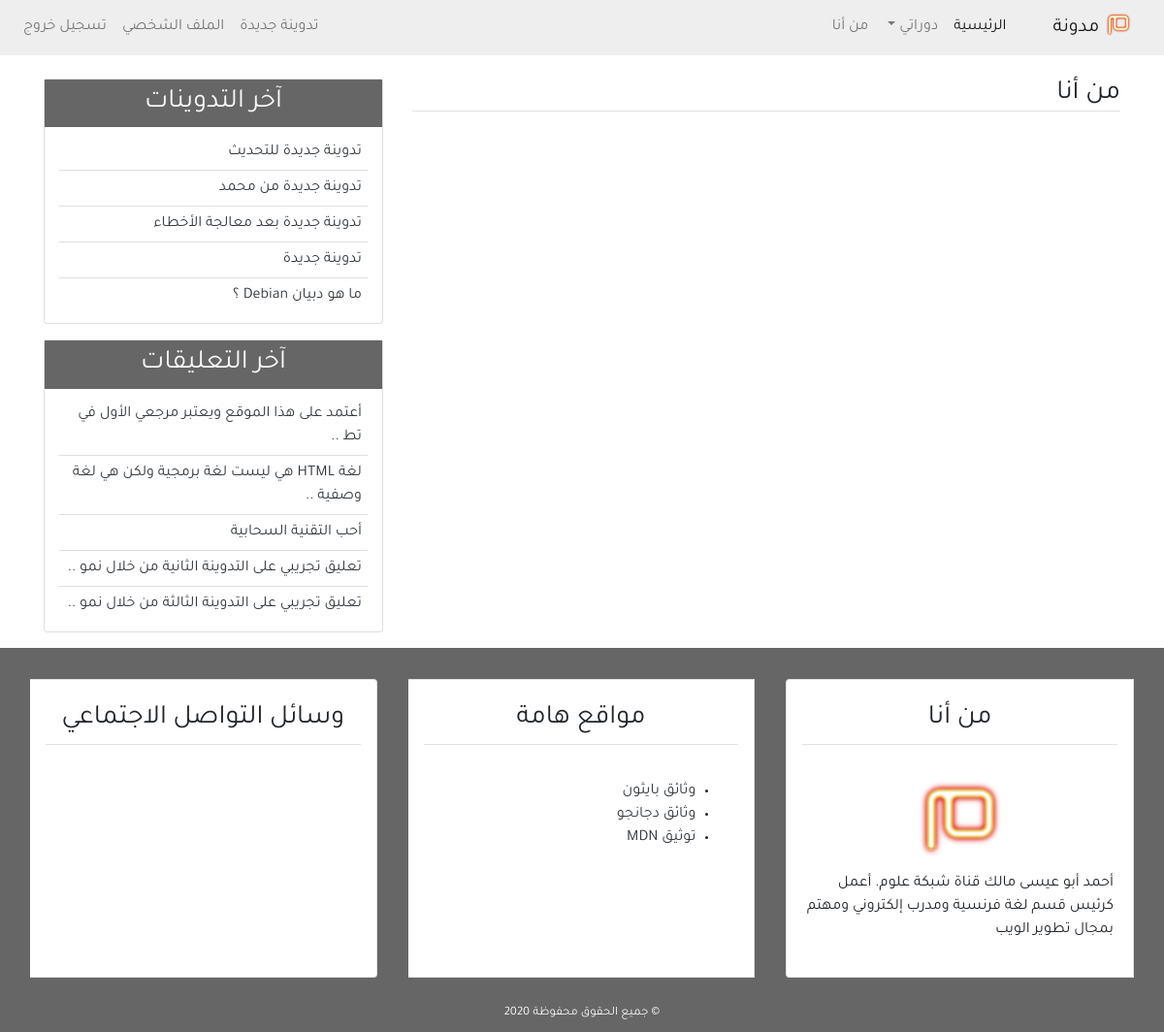
The page /about/ (signed in) on the database its author committed.
### blog/models.py (models this page shows, shortened)
class Post(models.Model):
    title = models.CharField(max_length=100)
    content = models.TextField()
    post_date = models.DateTimeField(default=timezone.now)
    post_update = models.DateTimeField(auto_now=True)
    author = models.ForeignKey(User, on_delete=models.CASCADE)
    class Meta:
        ordering = ('-post_date', )

class Comment(models.Model):
    name = models.CharField(max_length=50, verbose_name='الاسم')
    email = models.EmailField(verbose_name='البريد الإلكتروني')
    body = models.TextField(verbose_name='التعليق')
    comment_date = models.DateTimeField(auto_now_add=True)
    active = models.BooleanField(default=False)
    post = models.ForeignKey(
        Post, on_delete=models.CASCADE, related_name='comments')
    class Meta:
        ordering = ('-comment_date',)

### blog/views.py (the view)
# urls.py: path('about/', views.about, name='about'),
def about(request):
    return render(request, 'blog/about.html', {'title': 'من أنا'})

### blog/templatetags/post_tag.py (called while the page is built)
@register.inclusion_tag('blog/latest_posts.html')
def latest_posts():
    context = {
        'l_posts': Post.objects.all()[0:5],
    }
    return context

@register.inclusion_tag('blog/latest_comments.html')
def latest_comments():
    context = {
        'l_comments': Comment.objects.filter(active=True)[:5],
    }
    return context

### blog/templates/blog/about.html
{% extends 'blog/base.html' %}
{% block content %}
<h3 class="border-bottom">من أنا</h3>
{% endblock content %}

### blog/templates/blog/latest_posts.html
<ul class="list-group-flush latest-post">
    {% for post in l_posts %}
    <li class="list-group-item latest-post-item">
        <a class="text-dark" href="{% url 'detail' post.id %}">{{post.title}}</a>
    </li>
    {% empty %}
    <li class="list-group-item latest-post-item">لا يوجد تدوينات</li>
    {% endfor %}
</ul>

### blog/templates/blog/latest_comments.html
<ul class="list-group-flush latest-comment">
    {% for comment in l_comments %}
    <li class="list-group-item latest-comment-item">
        <a class="text-dark" href="{% url 'detail' comment.post.id %}">
            {% if comment.body|length > 40 %}
            {{comment.body|slice:'45'}} ..
            {% else %}
            {{comment.body}}
            {% endif %}
        </a>
    </li>
    {% empty %}
    <li class="list-group-item latest-comment-item">لا يوجد تعليقات</li>
    {% endfor %}
</ul>

### blog/static/blog/css/main.css (style rules this page uses)
html, body { direction: rtl; text-align: right; }
body { font-family: 'Tajawal', sans-serif; }
.latest-post, .latest-comment { padding: 0 15px; }
.latest-post .latest-post-item, .latest-comment .latest-comment-item { padding: 6px; }
.latest-post li:first-child, .latest-comment li:first-child { border-top: 0; }
.latest-post li:last-child, .latest-comment li:last-child { border-bottom: 0; padding-bottom: 0; }

### rows shown on the page
Post: title "تدوينة جديدة للتحديث"
Post: title "تدوينة جديدة من محمد"
Post: title "تدوينة جديدة بعد معالجة الأخطاء"
Post: title "تدوينة جديدة"
Post: title "ما هو دبيان Debian ؟"
Comment: body "أعتمد على هذا الموقع ويعتبر مرجعي الأول في تط"
Comment: body "لغة HTML هي ليست لغة برمجية ولكن هي لغة وصفية"
Comment: body "أحب التقنية السحابية"
Comment: body "تعليق تجريبي على التدوينة الثانية من خلال نمو"
Comment: body "تعليق تجريبي على التدوينة الثالثة من خلال نمو"
